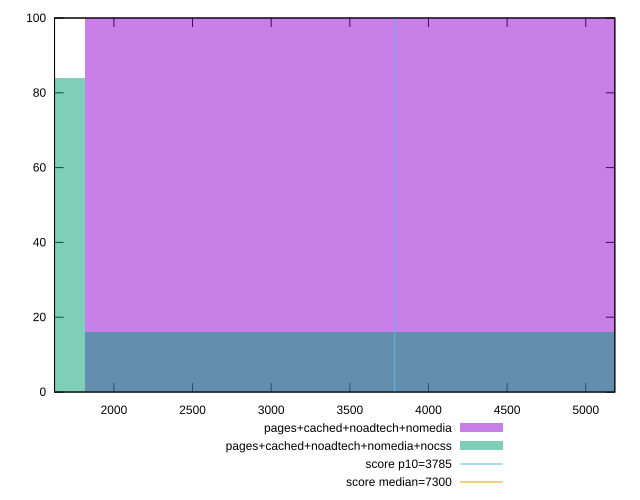

The gnuplot source for this figure:
reset

$pagesCachedNoadtechNomedia <<EOF
3628.2816417974072 100
EOF

$pagesCachedNoadtechNomediaNocss <<EOF
3628.2816417974072 16
0 84
EOF

set key outside below
set boxwidth 3628.2816417974072
set xrange [1622.5395000000003:5184.8345]
set yrange [0:100]
set trange [0:100]
set style fill transparent solid 0.5 noborder

set parametric
set terminal svg size 640, 500 enhanced background rgb 'white'
set output "report_00012_2021-02-09T11:01:39.952Z/interactive/comparison/histogram/3_vs_4.svg"

plot $pagesCachedNoadtechNomedia title "pages+cached+noadtech+nomedia" with boxes, \
     $pagesCachedNoadtechNomediaNocss title "pages+cached+noadtech+nomedia+nocss" with boxes, \
     3785,t title "score p10=3785", \
     7300,t title "score median=7300"

reset
